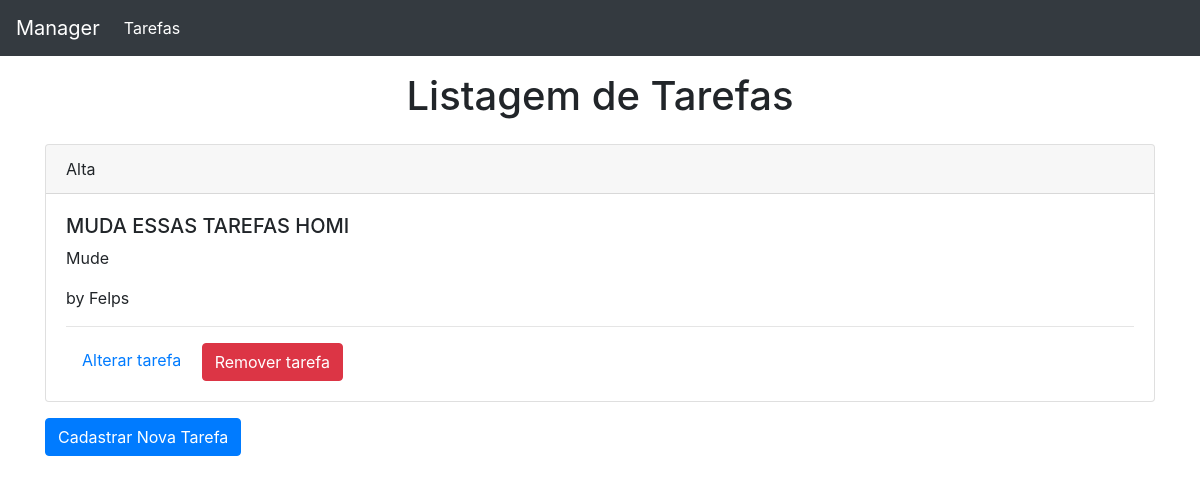
Before: /tarefas/listar/ (signed in) with the older database file.
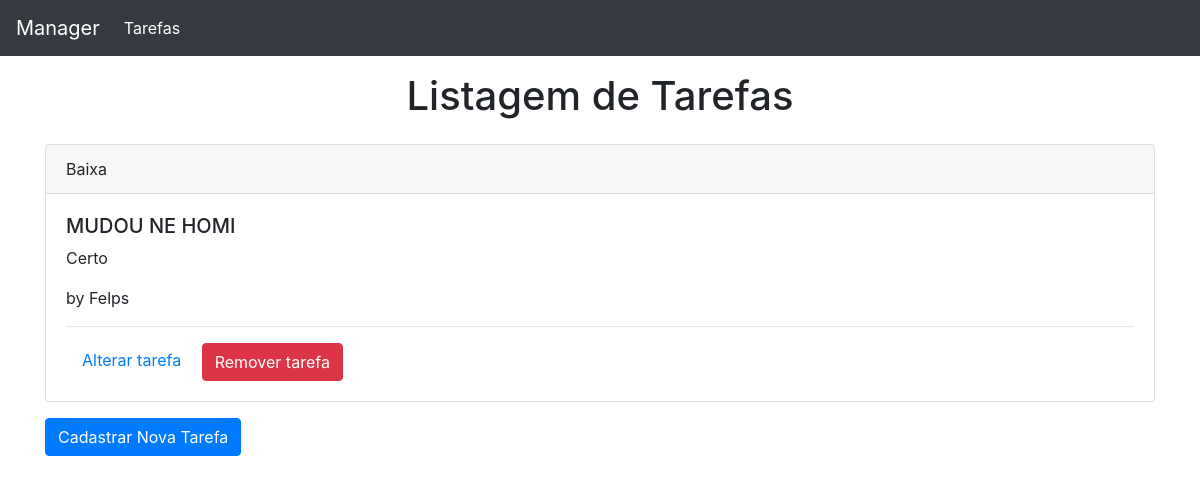
After: the same page with the newer database file.
### app/models.py (models this page shows)
class Tarefa(models.Model):
    PRIORIDADE_CHOICES = [
        ('A', "Alta"),
        ('N', "Normal"),
        ('B', "Baixa"),
    ]
    titulo = models.CharField(max_length=30, null=False, blank=False)
    public = models.BooleanField(default=False)
    descricao = models.CharField(max_length=100, null=False, blank=False)
    data_expiracao = models.DateField(null=False, blank=False)
    prioridade = models.CharField(max_length=1, choices=PRIORIDADE_CHOICES, null=False, blank=False)
    usuario = models.ForeignKey(User, null=True, on_delete=models.CASCADE )

### app/views/tarefas_views.py (the view)
# urls.py: path('listar/', listar_tarefas, name="listar_tarefas"),
@login_required
def listar_tarefas(request):
    usuario_logado  = request.user.id
    tarefas = tarefa_service.listar_tarefas(usuario_logado)
    return render(request, 'tarefas/listar_tarefas.html',{'tarefas':tarefas})

### app/services/tarefa_service.py (called while the page is built)
def listar_tarefas(id_user):
    todas_do_user = Tarefa.objects.filter(usuario=id_user).all()
    return todas_do_user

### app/templates/tarefas/listar_tarefas.html
{% extends 'base.html' %}
{% block content %}
	<h1 class="text-center p-3">Listagem de Tarefas</h1>
	{% for tarefa in tarefas %}
	<div class="card mb-3">
		<div class="card-header">
			{{ tarefa.get_prioridade_display }}
		</div>
		<div class="card-body">
			<h5 class="card-titile">{{ tarefa.titulo }}</h5>
			<p class="card-text">{{ tarefa.descricao }}</p>
			<p class="card-text">by {{ tarefa.usuario }}</p>
			<hr>
			<a href="{% url 'app:editar_tarefas' tarefa.id %}" class="p-3">Alterar tarefa</a>
			<a href="{% url 'app:remover_tarefas' tarefa.id %}"class="md-3 btn btn-danger">Remover tarefa</a>
		</div>
	</div>
	{% endfor %}
	<a href="{% url 'app:cadastrar_tarefas' %}"><input type="button" class="btn btn-primary" value="Cadastrar Nova Tarefa"></a>
{% endblock %}

Changed rows visible on the page:
changed Tarefa "Felps": prioridade "Alta" → "Baixa"; titulo "MUDA ESSAS TAREFAS HOMI" → "MUDOU NE HOMI"; descricao "Mude" → "Certo"
